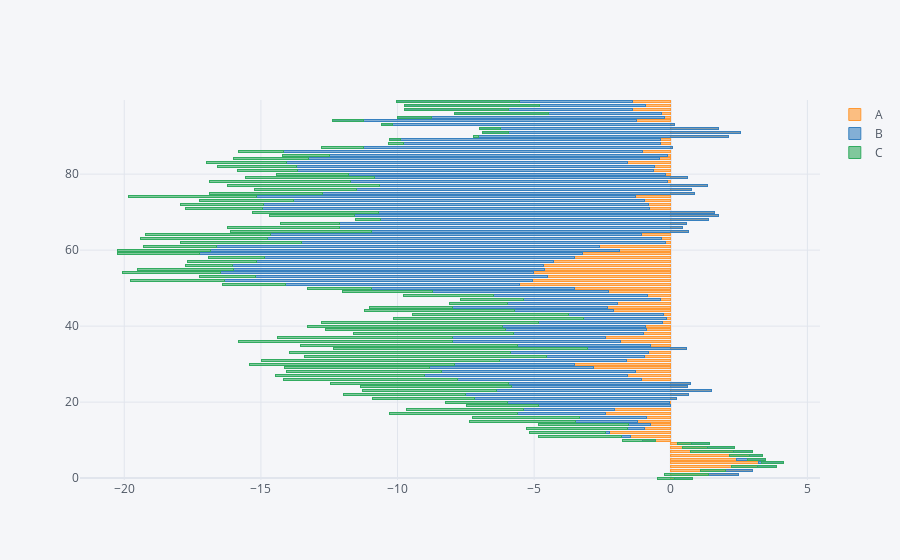

This figure's notebook cell:
### Code cell
#Para hacer un gràfico horizontal solo necesito poner como kind = 'barh'
df.iplot(kind = 'barh', barmode='stack', bargap=0.5)
